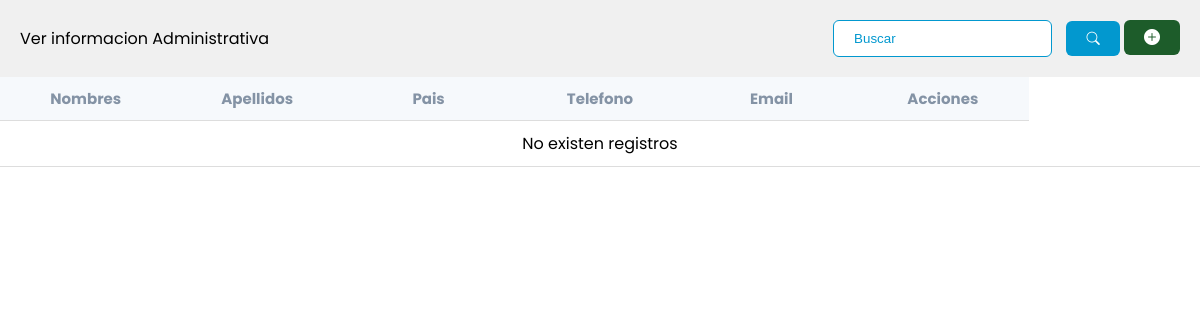
Before: /IAdministrador/InfoAdm.php with the older database file.
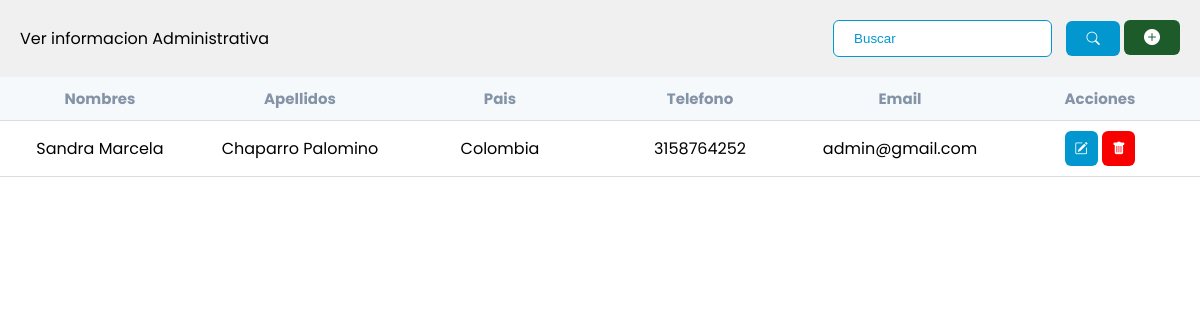
After: the same page with the newer database file.
### tables this page shows
CREATE TABLE `administrador` (
  `identificacion` int(11) NOT NULL,
  `nombres` varchar(45) NOT NULL,
  `apellidos` varchar(45) NOT NULL,
  `pais` varchar(50) DEFAULT NULL,
  `telefono` varchar(45) NOT NULL,
  `email` varchar(45) NOT NULL,
  `clave` varchar(45) NOT NULL
);

### IAdministrador/InfoAdm.php (the view, shortened to what this page needs)
<!DOCTYPE html>
<html lang="en">
<head>
    <link rel="stylesheet" href="../css/tables.css">
    <link rel="stylesheet" href="https://cdn.jsdelivr.net/npm/bootstrap-icons@1.10.5/font/bootstrap-icons.css">
</head>
<body>
    <div class="table">
        <div class="table_header">
            <p>Ver informacion Administrativa</p>
            <div>
                <form class="d-flex">
                    <input placeholder="Buscar" type="search" name="busqueda">
                    <button class="add_new" type="submit" name="enviar"><i class="bi bi-search"></i></button>
                    <a href="../Administrador/insert_administrador.php" id="agg" ><i class="bi bi-plus-circle-fill"></i></a>
            </div>
        </div>
        <?php
        $where = "";
        ?>
        <div class=" table_section">
            <table>
                <thead>
                    <tr>
                        <th>Nombres</th>
                        <th>Apellidos</th>
                        <th>Pais</th>
                        <th>Telefono</th>
                        <th>Email</th>
                        <th>Acciones</th>
                    </tr>
                </thead>
                <?php
$conexion=mysqli_connect("localhost","root","","curso");
$SQL="SELECT nombres, apellidos, pais, telefono, email
FROM administrador $where";
$dato = mysqli_query($conexion, $SQL);
if($dato -> num_rows >0){
    while($fila=mysqli_fetch_array($dato)){
                        echo '
                <tr>
                    <td>' . $fila['nombres'] . '</td>
                    <td>' . $fila['apellidos'] . '</td>
                    <td>' . $fila['pais'] . '</td>
                    <td>' . $fila['telefono'] . '</td>
                    <td>' . $fila['email'] . '</td>
                    <td class="text-center">
                        <button><i class="bi bi-pencil-square"></i></button>
                        <button><i class="bi bi-trash-fill"></i></button>
                    </td>
                </tr>
                ';
                    }
                } else {
                ?>
                <tr>
                    <td colspan="7">No existen registros</td>
                </tr>
                <?php
                }
                ?>
            </table>
        </div>
    </div>
</body>
</html>

### css/tables.css (style rules this page uses)
* { margin: 0; padding: 0; box-sizing: border-box; }
body { font-family: 'Poppins', sans-serif; overflow: hidden; }
.table { width: 100%; }
.table_header { display: flex; justify-content: space-between; align-items: center; flex-wrap: wrap; padding: 20px; background-color: rgb(240, 240, 240); }
.table_header p { color: #000000; }
button { outline: none; border: none; border-radius: 6px; cursor: pointer; padding: 10px; color: #ffffff; }
td button:nth-child(1) { background-color: #0298cf; }
td button:nth-child(2) { background-color: #f80000; }
.add_new { padding: 10px 20px; color: #ffffff; background-color: #0298cf; }
#agg { padding: 6px 20px; color: #ffffff; background-color: #1d5c2a; }
a { outline: none; border: none; border-radius: 6px; cursor: pointer; padding: 10px; color: #ffffff; }
input { padding: 10px 20px; margin: 0 10px; outline: none; border: 1px solid #0298cf; border-radius: 6px; color: #0298cf; }
.table_section { height: 500px; overflow: auto; }
table { width: 100%; table-layout: fixed; min-width: 900px; border-collapse: collapse; }
thead th { position: sticky; top: 0; background-color: #f6f9fc; color: #8493a5; font-size: 15px; }
th, td { border-bottom: 1px solid #dddddd; padding: 10px 20px; word-break: break-all; text-align: center; }
::placeholder { color: #0298cf; }

Changed rows visible on the page:
added administrador: nombres "Sandra Marcela", apellidos "Chaparro Palomino", pais "Colombia", telefono "3158764252", email "admin@gmail.com"
Other visible differences:
text no longer shown: "No existen registros"
